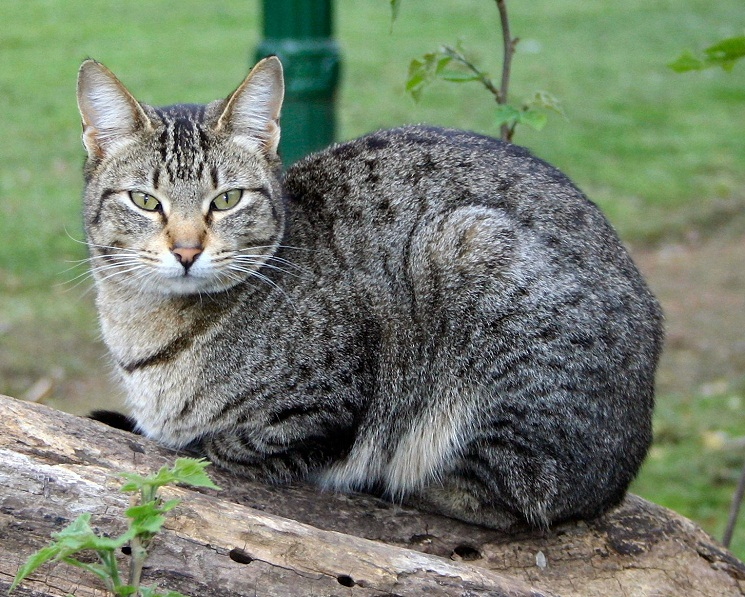
#> input picture Learning_open_cv/Photos/Cat.jpg, 745 x 597 px, found by its file name
$ python open_cv_cont_det.py
#> lines starting #> are read from the running program, lines starting #| are printed output that depends on the picture; after the words box and inside, x2 and y2 are one past the last pixel; in counts of white or black regions, pixels touching at a corner belong together
import cv2 as cv
import numpy as np
#this is how to identify contours in an image using OpenCV

img = cv.imread('Learning_open_cv/Photos/Cat.jpg')
#> img is the input picture: shape (597, 745, 3); mean B, G, R 109.5, 127.1, 116.6
cv.imshow('Cat', img)

blank = np.zeros(img.shape, dtype='uint8')
cv.imshow('Blank', blank)


gray = cv.cvtColor(img, cv.COLOR_BGR2GRAY)
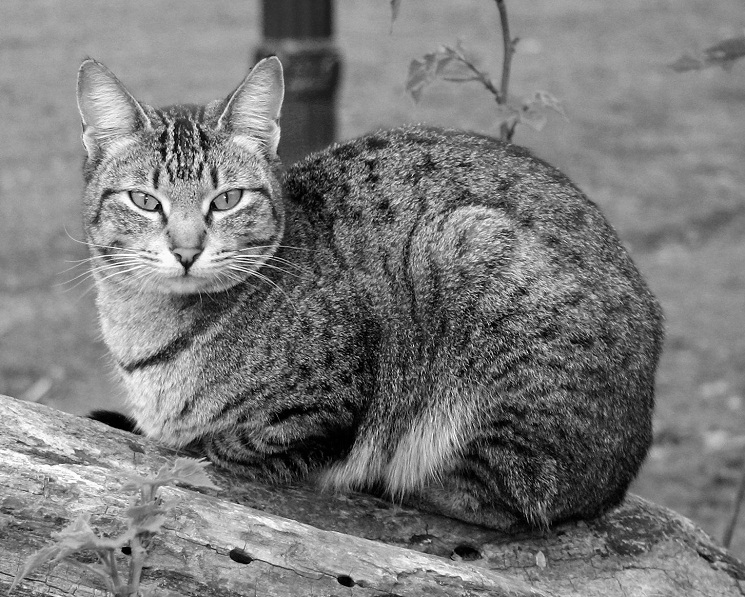
#> gray: shape (597, 745); min 0, max 255, mean 121.9
#This converts the initial image of the cat to grayscale.


cv.imshow('Gray', gray)

canny= cv.Canny(img, 125, 175)
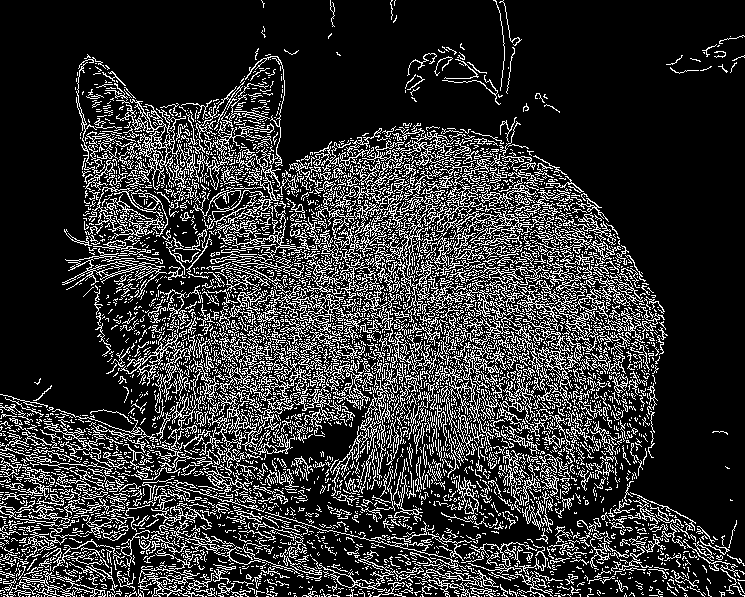
#> canny: shape (597, 745); 19.6% white in thin lines or dots
#This applies the Canny edge detection algorithm to the original image. The first argument is the input image, and the second and third arguments are the lower and upper thresholds for the hysteresis procedure in the Canny algorithm. The output is a binary image where edges are highlighted.
cv.imshow('Canny edges', canny )


blur = cv.GaussianBlur(gray, (7,7), cv.BORDER_DEFAULT)
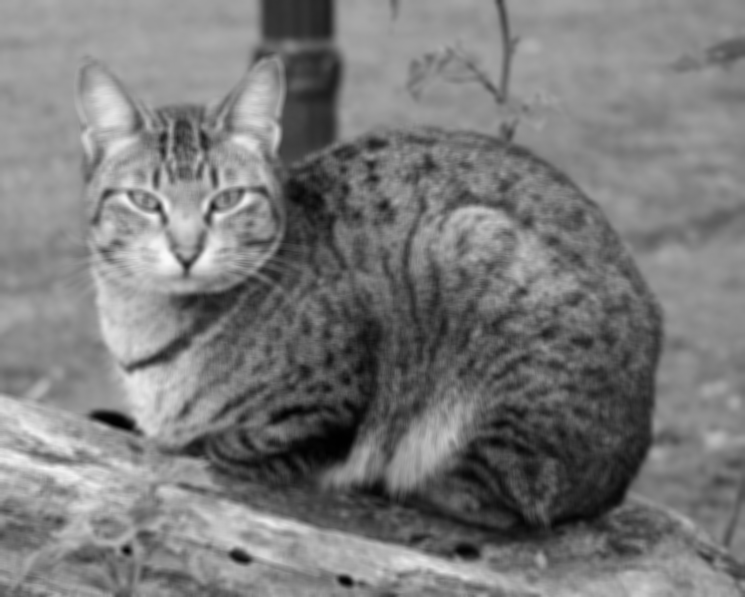
#> blur: shape (597, 745); min 0, max 249, mean 121.9
#This applies a Gaussian blur to the grayscale image. The first argument is the input image, the second argument is the size of the kernel (in this case, a 7x7 kernel), and the third argument specifies the border type. The Gaussian blur helps to reduce noise and detail in the image, which can improve edge detection.
cv.imshow('Blur', blur)

canny2 = cv.Canny(blur, 125, 175)
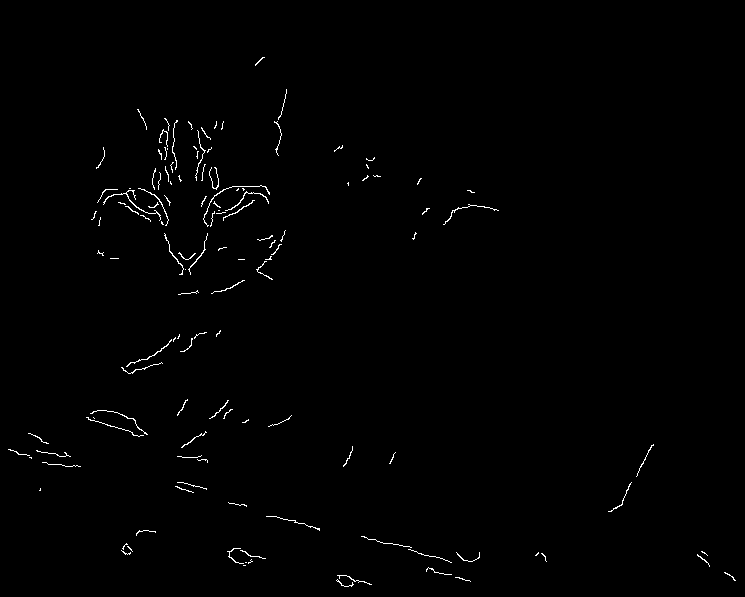
#> canny2: shape (597, 745); 0.72% white in thin lines or dots, all inside (x1, y1, x2, y2) = (8, 57, 736, 587)
cv.imshow('Canny edges after blur', canny2)
#Now must use the find contors function to finf the contours of the image.

contours, hieraches = cv.findContours(canny2, cv.RETR_LIST, cv.CHAIN_APPROX_NONE)
#> contours = 130 contours, 126 with area under 20; largest, box (x1, y1, x2, y2) and area: (103, 190, 161, 221) 31, (126, 339, 172, 367) 22, (225, 191, 269, 211) 22, (203, 185, 270, 227) 20
#This function fins the contoutrs of a binary image. Then it returns a list of contours and a hierarchy of the contours. The first argument is the input image, which should be a binary image (like the output of the Canny edge detector). The second argument specifies the contour retrieval mode (cv.RETR_LIST retrieves all contours without establishing any hierarchical relationships). The third argument specifies the contour approximation method (cv.CHAIN_APPROX_NONE stores all the points of the contours).
print(f'{len(contours)} contours found!')
#| 130 contours found!

#
# Bluring the image significanlty reduces the number of contours found.
cv.drawContours(blank, contours, -1, (0,0,255), 1)
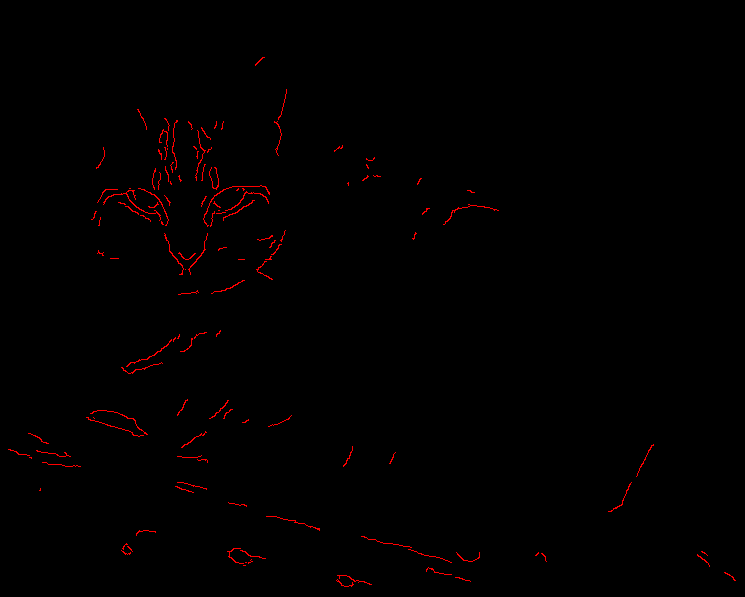
#> blank: shape (597, 745, 3); mean of channels 0, 1, 2 0, 0, 1.8; drawn as B, G, R
cv.imshow('Contours Drawn', blank)
#This function draws contours on an image. The first argument is the image on which to draw.
# For thresholidng, it binarises an image based on a threshold value. Pixels with intensity values above the threshold are set to the maximum value (white), and those below are set to the minimum value (black). This can help in isolating objects in an image for contour detection.
# If you then try and find the contours of the thresholded image, you will find that it is much easier to identify the contours of the objects in the image.


cv.waitKey(0)
